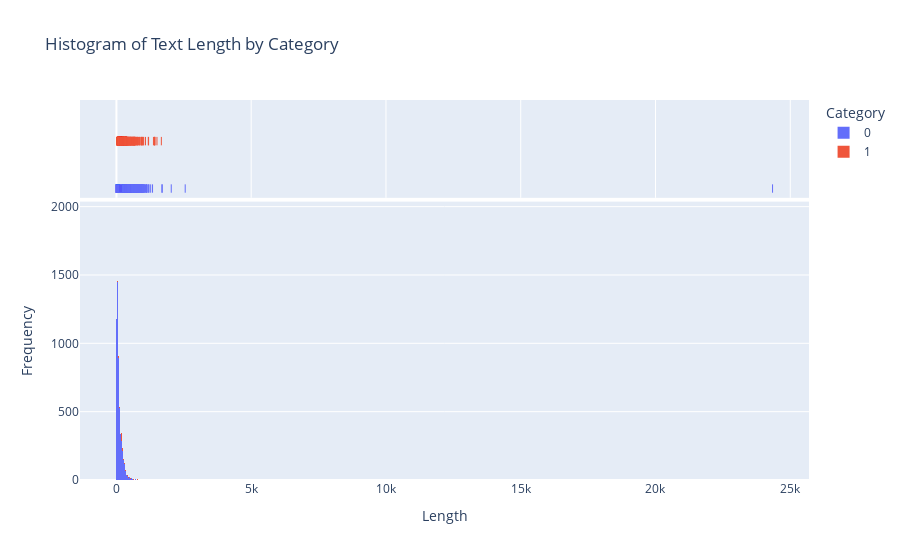

Notebook code for this chart:
### Code cell
#Lets check the distribution against categories
import plotly.express as px
fig = px.histogram(df, x='Length', color='Category', marginal='rug',
                   title='Histogram of Text Length by Category')
fig.update_layout(
    xaxis_title='Length',
    yaxis_title='Frequency',
    showlegend=True)

### Figure 1 — Plotly figure (JSON) as saved in the notebook; plotly's stock layout.template omitted (floating-point values rounded to 4 significant figures; data arrays with more than 128 entries replaced by an {"elided": "..."} marker saying what was removed)
{"data": [{"alignmentgroup": "True", "bingroup": "x", "hovertemplate": "Category=0<br>Length=%{x}<br>count=%{y}<extra></extra>", "legendgroup": "0", "marker": {"color": "#636efa", "pattern": {"shape": ""}}, "name": "0", "offsetgroup": "0", "orientation": "v", "showlegend": true, "type": "histogram", "x": {"elided": "19445 int values"}, "xaxis": "x", "yaxis": "y"}, {"alignmentgroup": "True", "boxpoints": "all", "fillcolor": "rgba(255,255,255,0)", "hoveron": "points", "hovertemplate": "Category=0<br>Length=%{x}<extra></extra>", "jitter": 0, "legendgroup": "0", "line": {"color": "rgba(255,255,255,0)"}, "marker": {"color": "#636efa", "symbol": "line-ns-open"}, "name": "0", "offsetgroup": "0", "showlegend": false, "type": "box", "x": {"elided": "19445 int values"}, "xaxis": "x2", "yaxis": "y2"}, {"alignmentgroup": "True", "bingroup": "x", "hovertemplate": "Category=1<br>Length=%{x}<br>count=%{y}<extra></extra>", "legendgroup": "1", "marker": {"color": "#EF553B", "pattern": {"shape": ""}}, "name": "1", "offsetgroup": "1", "orientation": "v", "showlegend": true, "type": "histogram", "x": {"elided": "601 int values"}, "xaxis": "x", "yaxis": "y"}, {"alignmentgroup": "True", "boxpoints": "all", "fillcolor": "rgba(255,255,255,0)", "hoveron": "points", "hovertemplate": "Category=1<br>Length=%{x}<extra></extra>", "jitter": 0, "legendgroup": "1", "line": {"color": "rgba(255,255,255,0)"}, "marker": {"color": "#EF553B", "symbol": "line-ns-open"}, "name": "1", "offsetgroup": "1", "showlegend": false, "type": "box", "x": {"elided": "601 int values"}, "xaxis": "x2", "yaxis": "y2"}], "layout": {"barmode": "relative", "legend": {"title": {"text": "Category"}, "tracegroupgap": 0}, "showlegend": true, "title": {"text": "Histogram of Text Length by Category"}, "xaxis": {"anchor": "y", "domain": [0, 1], "title": {"text": "Length"}}, "xaxis2": {"anchor": "y2", "domain": [0, 1], "matches": "x", "showgrid": true, "showticklabels": false}, "yaxis": {"anchor": "x", "domain": [0, 0.7326], "title": {"text": "Frequency"}}, "yaxis2": {"anchor": "x2", "domain": [0.7426, 1], "matches": "y2", "showgrid": false, "showline": false, "showticklabels": false, "ticks": ""}}}
